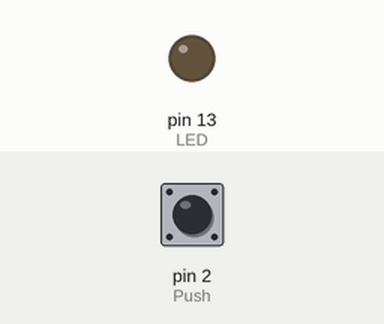
A sketch run on a simulated Arduino Uno, built with avr-gcc and run on an emulated ATmega328P. Shown: output pins drawn as LEDs (lit = HIGH). Inputs (shaded band) come from the test bench; at power-on: pin 2 (Push) LOW.

Above: at 1.2 s.
1.3 s: pin 2 (Push) pulled HIGH for 0.15 s
At 2.4 s:
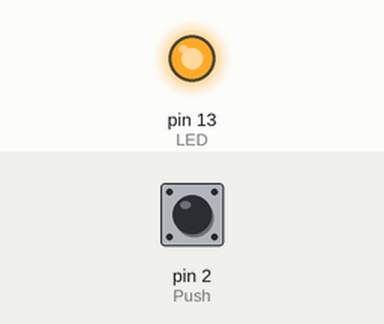
2.9 s: pin 2 (Push) pulled HIGH for 1 s
At 3.6 s:
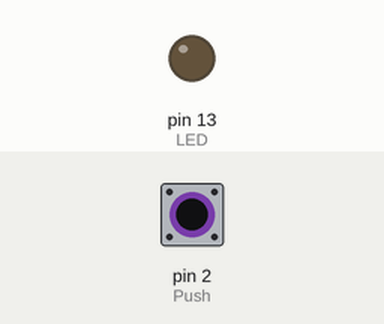
5.4 s: pin 2 (Push) pulled HIGH for 3.2 s
At 6.7 s:
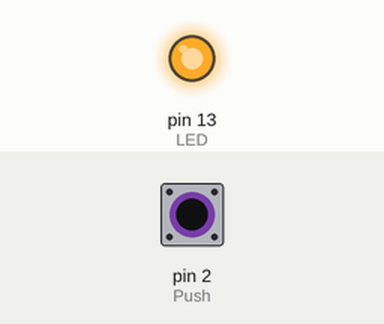
Timing chart, 0 to 8.4 s (numbered marks = the images above; inputs shaded):
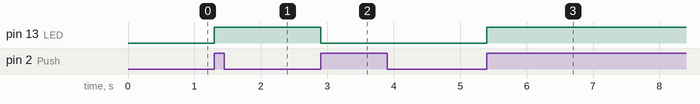

The sketch:

time_interupt.ino
```cpp
volatile boolean ledOn= false;
  const int Push=2;
  const int LED=13;
void setup() {
  pinMode(LED, OUTPUT);
  pinMode(Push, INPUT);
  attachInterrupt(0,buttonPressed,RISING);

}

void loop() {
  // put your main code here, to run repeatedly:

}

void buttonPressed()
{
  if(ledOn)
  {
    ledOn = false;
    digitalWrite(LED,LOW);
  }
  else
  {
    ledOn = true;
    digitalWrite(LED,HIGH);
  }
}
```

Measured:
- after the input at 1.3 s, pin 13 (LED): LOW → HIGH at once
- after the input at 2.9 s, pin 13 (LED): HIGH → LOW at once
- after the input at 5.4 s, pin 13 (LED): LOW → HIGH at once
